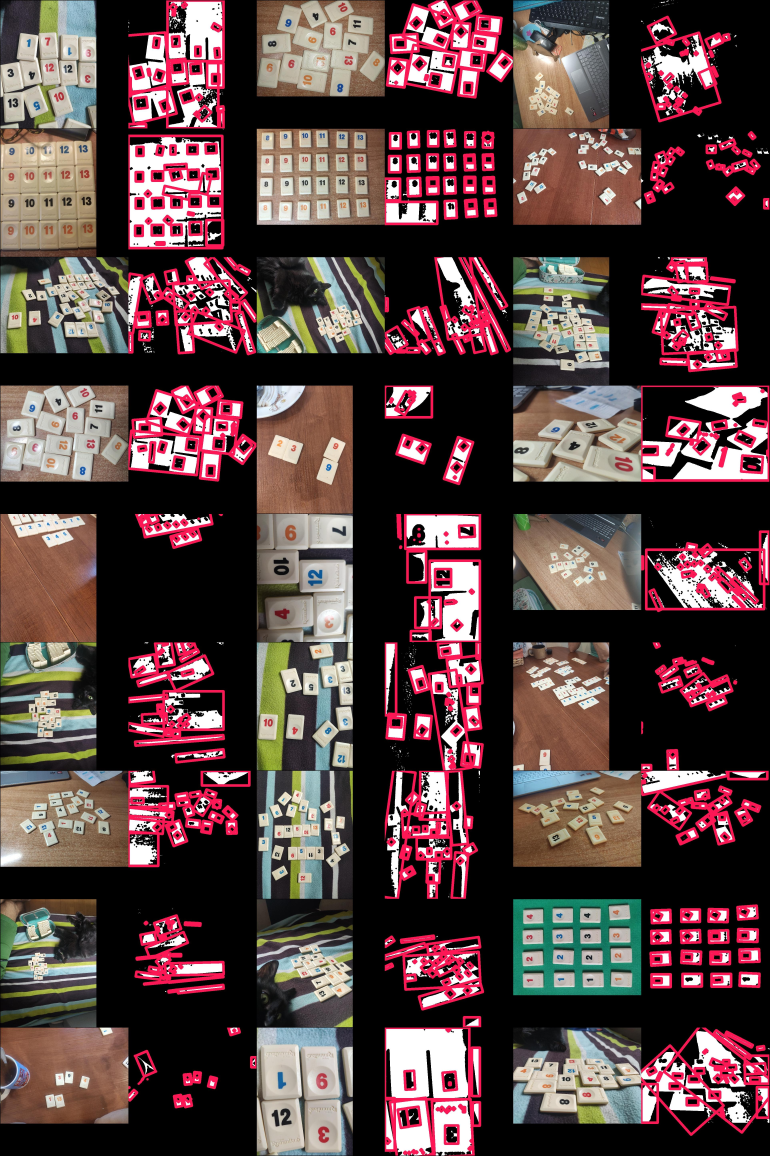
#> input picture comparation/examples/setdetection.jpg, 3848 x 5780 px (shown at 1/5 size)
$ python -i cut.py   (imports and definitions only)
#> lines starting #> are read from the running program, lines starting #| are printed output that depends on the picture; after the words box and inside, x2 and y2 are one past the last pixel; in counts of white or black regions, pixels touching at a corner belong together
#> further down, picture is the input picture: shape (5780, 3848, 3); mean B, G, R 67, 67, 89.8
import cv2
import glob
import numpy as np
import os

def show_result(winname, img, wait_time=10):
    scale = 0.1
    disp_img = cv2.resize(img, None, fx=scale, fy=scale)
    cv2.imshow(winname, disp_img)
    cv2.waitKey(wait_time)

cnt = 0
def cropTiles(img, dir2save):
#> called with dir2save = 'out.png'
    global cnt
    hsv = cv2.cvtColor(img, cv2.COLOR_BGR2HSV)
#> hsv: shape (5780, 3848, 3); mean H, S, V 41.5, 64.2, 92.8
    # define range of green color in HSV
    lower_green = np.array([60, 100, 20])
    upper_green = np.array([90, 255, 255])
    # Threshold the HSV image to extract green color
    mask = cv2.inRange(hsv, lower_green, upper_green)
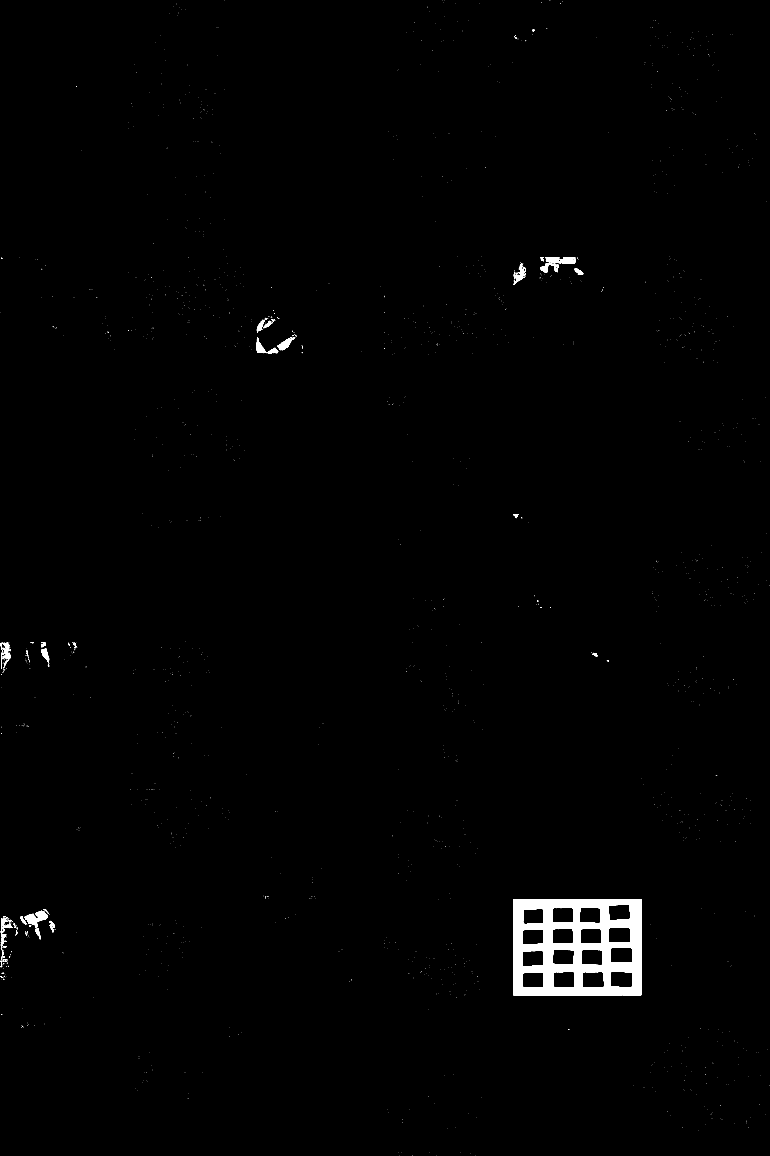
#> mask: shape (5780, 3848) (shown at 1/5 size); 0.96% white; 2001 white regions (1930 under 20 px), largest, box (x1, y1, x2, y2) and area: (2566, 4496, 3207, 4976) 184291, (123, 4554, 239, 4620) 3866, (2728, 1286, 2877, 1320) 3367
    mask = cv2.bitwise_not(mask)

    # Smooth edges
    mask = cv2.blur(mask, (15, 15))
    mask = cv2.inRange(mask, 192, 255)
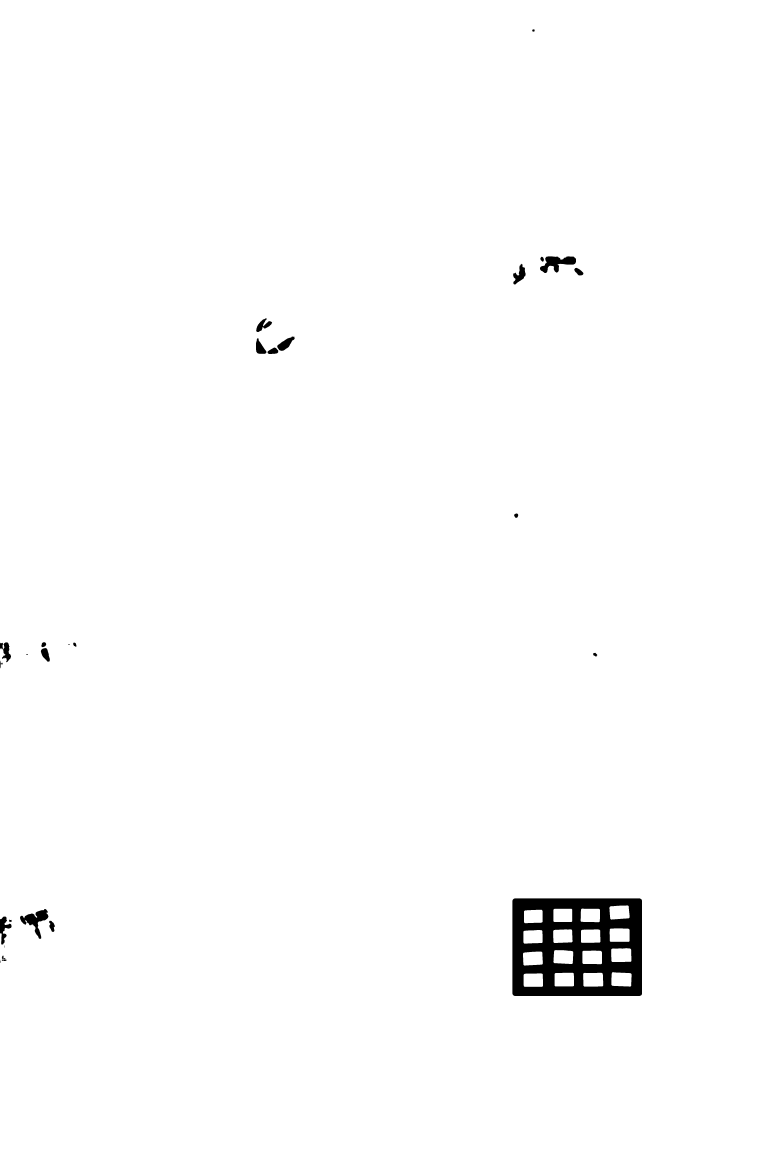
#> mask: shape (5780, 3848) (shown at 1/5 size); 98.9% white; 31 black regions (5 under 20 px), largest, box (x1, y1, x2, y2) and area: (2562, 4492, 3210, 4980) 213988, (2700, 1282, 2880, 1365) 7754, (100, 4545, 242, 4694) 7693

    # show_result('tiles', cv2.bitwise_and(img, img, mask=mask), 0)
    img = cv2.bitwise_and(img, img, mask=mask)
    labels_map = cv2.connectedComponents(mask)[1]
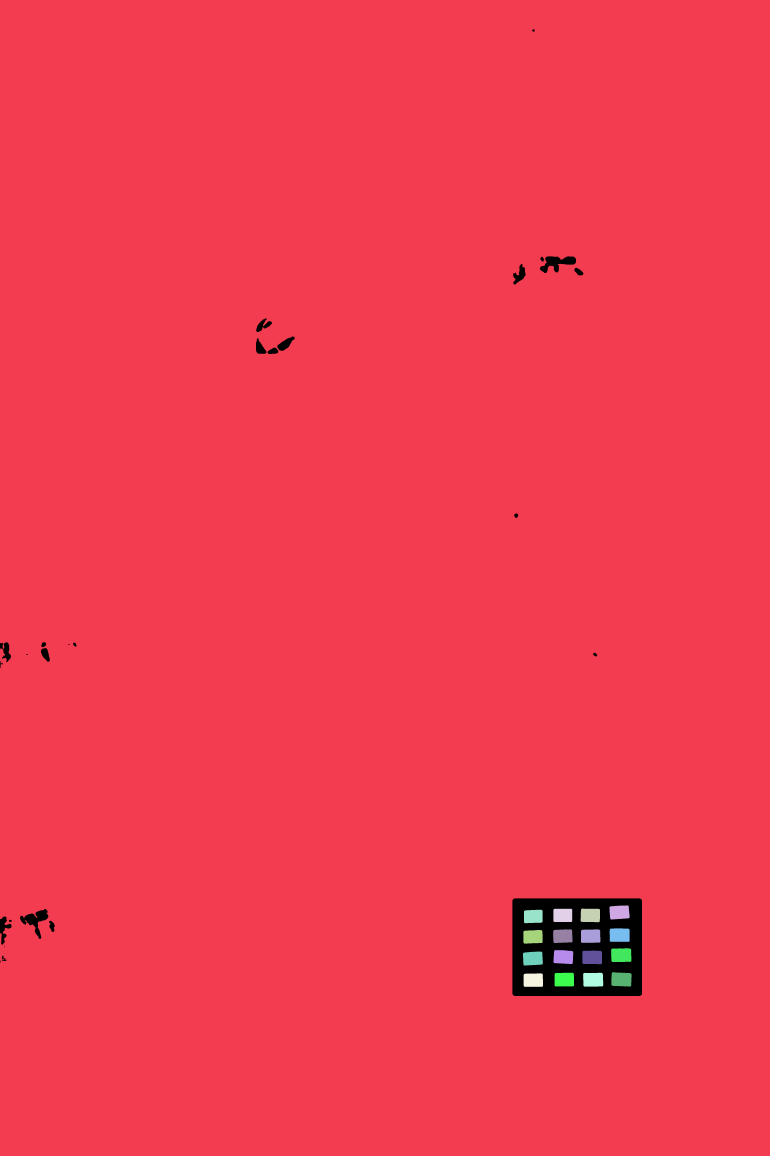
#> labels_map: shape (5780, 3848) int32 (shown at 1/5 size); 20 distinct labels, from 0 to 19; one colour per label, 0 black
    labels, counts = np.unique(labels_map, return_counts=True)
#> labels = 20 values from 0 to 19; counts = 20 values, max 21885207 at index 1, min 1 at index 6, mean 1112072
    for l in labels[counts > 1000]:
        if l == 0:
            continue
        one_mask = np.array(labels_map==l, dtype=np.uint8)
        # Find minimum spanning bounding box
        x, y, w, h = cv2.boundingRect(one_mask)
        # filter trash
        if max(w, h) > 8 * min(w, h):
            continue
        one_tile = img[y:y+h, x:x+w]

        cnt += 1
        cv2.imwrite(os.path.join(dir2save, f"{cnt:05d}.png"), one_tile)
        # cv2.imshow(dir2save, one_tile)
        # cv2.waitKey(20)
        print(f"{cnt:05d} images saved to {dir2save}!", end='\r')
#> this loop made 18 passes
#> (x, y, w, h) on passes 2 to 13: (0, 0, 3848, 5780), (3047, 4527, 101, 71), (2903, 4543, 97, 68), (2767, 4544, 94, 66), (2620, 4549, 93, 67), (3048, 4642, 100, 67), (2766, 4647, 97, 68), (2905, 4647, 97, 67), (2617, 4650, 96, 68), (3056, 4741, 101, 69), (2767, 4750, 99, 70), (2912, 4753, 98, 68)
#| 00001 images saved to out.png!
#| 00002 images saved to out.png!
#| 00003 images saved to out.png!
#| 00004 images saved to out.png!
#| 00005 images saved to out.png!
#| 00006 images saved to out.png!
#| 00007 images saved to out.png!
#| 00008 images saved to out.png!
#> (further printed lines are left out)
#> pass 3, in cropTiles, `one_mask = np.array(labels_map==l, dtype=np.uint8)`:
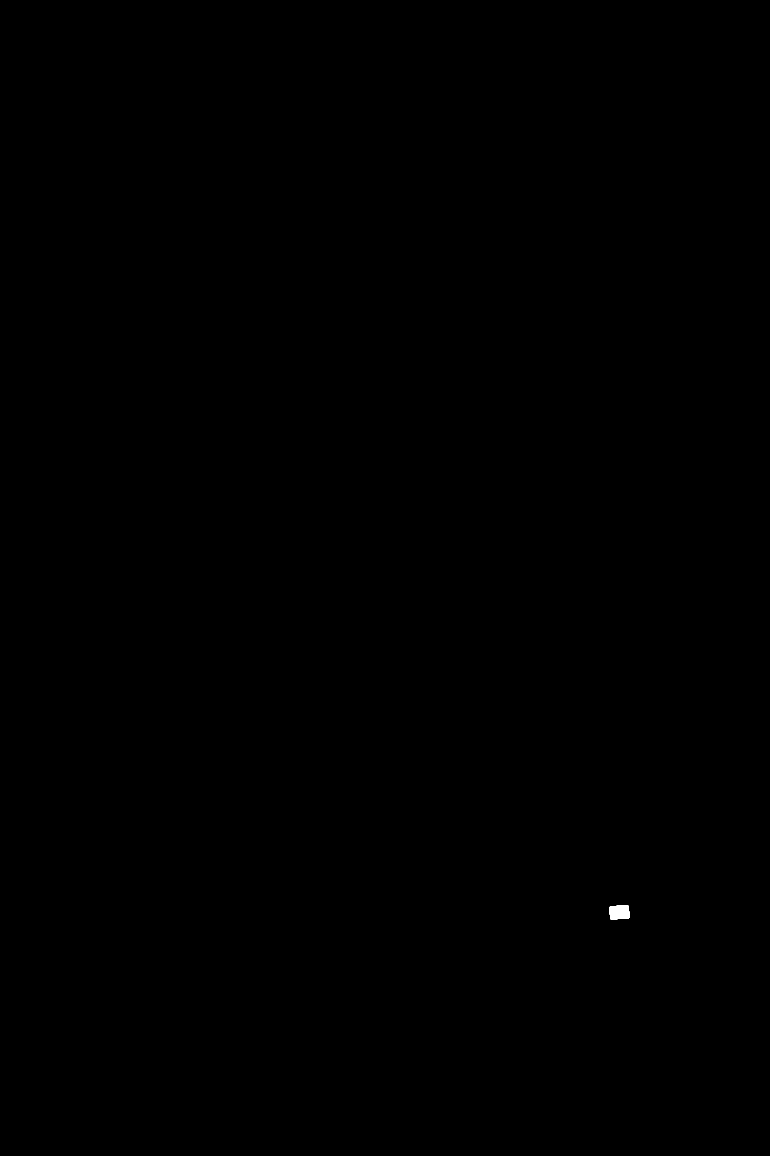
#> one_mask: shape (5780, 3848) (shown at 1/5 size); values 0 (black) and 1 (white), 0.03% white; 1 white region, box (x1, y1, x2, y2) and area: (3047, 4527, 3148, 4598) 6350
#> pass 3, in cropTiles, `one_tile = img[y:y+h, x:x+w]`:
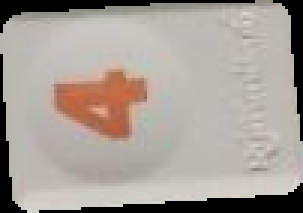
#> one_tile: shape (71, 101, 3) (shown 3 times larger); mean B, G, R 151.7, 158.6, 166.5
#> after the loop: one_mask: shape (5780, 3848); values 0 (black) and 1 (white), 0.03% white; 1 white region, box (x1, y1, x2, y2) and area: (2618, 4867, 2715, 4934) 6350
#> after the loop, cnt = 17

# [12 lines not run here, left out]

>>> import cv2
>>> picture = cv2.imread('comparation/examples/setdetection.jpg')
>>> result = cropTiles(picture, 'out.png')
